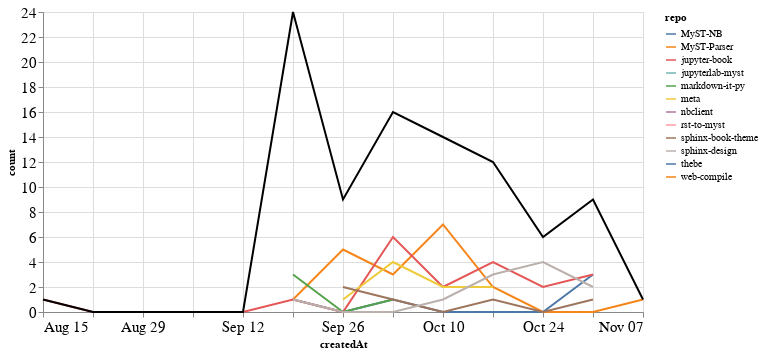

Notebook code cell kept with this figure:
### Markdown cell above
### Comments

### Code cell
comments_time = comments.groupby('repo').resample('W', on='createdAt').count()['author'].reset_index()
comments_time = comments_time.rename(columns={'author': 'count'})
comments_time_total = comments_time.groupby('createdAt').agg({"count": "sum"}).reset_index()
ch1 = alt.Chart(comments_time, width=600).mark_line().encode(
    x='createdAt',
    y='count',
    color='repo',
    tooltip="repo"
)

ch2 = alt.Chart(comments_time_total, width=600).mark_line(color="black").encode(
    x='createdAt',
    y='count',
)

ch1 + ch2

### Figure 1 — Vega-Lite specification as saved in the notebook (floating-point values rounded to 4 significant figures)
{"config": {"axisLeft": {"labelFontSize": 15}, "axisBottom": {"labelFontSize": 15}}, "layer": [{"data": {"name": "data-7effea139321ee0447ae2506842f845d"}, "mark": "line", "encoding": {"color": {"type": "nominal", "field": "repo"}, "tooltip": {"type": "nominal", "field": "repo"}, "x": {"type": "temporal", "field": "createdAt"}, "y": {"type": "quantitative", "field": "count"}}, "width": 600}, {"data": {"name": "data-b87269f6fa457ebdddb38b71904671ff"}, "mark": {"type": "line", "color": "black"}, "encoding": {"x": {"type": "temporal", "field": "createdAt"}, "y": {"type": "quantitative", "field": "count"}}, "width": 600}], "$schema": "https://vega.github.io/schema/vega-lite/v4.8.1.json", "datasets": {"data-7effea139321ee0447ae2506842f845d": [{"repo": "MyST-NB", "createdAt": "2021-09-19T00:00:00", "count": 1}, {"repo": "MyST-NB", "createdAt": "2021-09-26T00:00:00", "count": 0}, {"repo": "MyST-NB", "createdAt": "2021-10-03T00:00:00", "count": 1}, {"repo": "MyST-NB", "createdAt": "2021-10-10T00:00:00", "count": 0}, {"repo": "MyST-NB", "createdAt": "2021-10-17T00:00:00", "count": 0}, {"repo": "MyST-NB", "createdAt": "2021-10-24T00:00:00", "count": 0}, {"repo": "MyST-NB", "createdAt": "2021-10-31T00:00:00", "count": 3}, {"repo": "MyST-Parser", "createdAt": "2021-09-19T00:00:00", "count": 1}, {"repo": "MyST-Parser", "createdAt": "2021-09-26T00:00:00", "count": 5}, {"repo": "MyST-Parser", "createdAt": "2021-10-03T00:00:00", "count": 3}, {"repo": "MyST-Parser", "createdAt": "2021-10-10T00:00:00", "count": 7}, {"repo": "MyST-Parser", "createdAt": "2021-10-17T00:00:00", "count": 2}, {"repo": "MyST-Parser", "createdAt": "2021-10-24T00:00:00", "count": 0}, {"repo": "MyST-Parser", "createdAt": "2021-10-31T00:00:00", "count": 0}, {"repo": "MyST-Parser", "createdAt": "2021-11-07T00:00:00", "count": 1}, {"repo": "jupyter-book", "createdAt": "2021-08-15T00:00:00", "count": 1}, {"repo": "jupyter-book", "createdAt": "2021-08-22T00:00:00", "count": 0}, {"repo": "jupyter-book", "createdAt": "2021-08-29T00:00:00", "count": 0}, {"repo": "jupyter-book", "createdAt": "2021-09-05T00:00:00", "count": 0}, {"repo": "jupyter-book", "createdAt": "2021-09-12T00:00:00", "count": 0}, {"repo": "jupyter-book", "createdAt": "2021-09-19T00:00:00", "count": 1}, {"repo": "jupyter-book", "createdAt": "2021-09-26T00:00:00", "count": 0}, {"repo": "jupyter-book", "createdAt": "2021-10-03T00:00:00", "count": 6}, {"repo": "jupyter-book", "createdAt": "2021-10-10T00:00:00", "count": 2}, {"repo": "jupyter-book", "createdAt": "2021-10-17T00:00:00", "count": 4}, {"repo": "jupyter-book", "createdAt": "2021-10-24T00:00:00", "count": 2}, {"repo": "jupyter-book", "createdAt": "2021-10-31T00:00:00", "count": 3}, {"repo": "jupyterlab-myst", "createdAt": "2021-09-19T00:00:00", "count": 7}, {"repo": "markdown-it-py", "createdAt": "2021-09-19T00:00:00", "count": 3}, {"repo": "markdown-it-py", "createdAt": "2021-09-26T00:00:00", "count": 0}, {"repo": "markdown-it-py", "createdAt": "2021-10-03T00:00:00", "count": 1}, {"repo": "meta", "createdAt": "2021-09-26T00:00:00", "count": 1}, {"repo": "meta", "createdAt": "2021-10-03T00:00:00", "count": 4}, {"repo": "meta", "createdAt": "2021-10-10T00:00:00", "count": 2}, {"repo": "meta", "createdAt": "2021-10-17T00:00:00", "count": 2}, {"repo": "nbclient", "createdAt": "2021-09-19T00:00:00", "count": 7}, {"repo": "rst-to-myst", "createdAt": "2021-09-19T00:00:00", "count": 3}, {"repo": "sphinx-book-theme", "createdAt": "2021-09-26T00:00:00", "count": 2}, {"repo": "sphinx-book-theme", "createdAt": "2021-10-03T00:00:00", "count": 1}, {"repo": "sphinx-book-theme", "createdAt": "2021-10-10T00:00:00", "count": 0}, {"repo": "sphinx-book-theme", "createdAt": "2021-10-17T00:00:00", "count": 1}, {"repo": "sphinx-book-theme", "createdAt": "2021-10-24T00:00:00", "count": 0}, {"repo": "sphinx-book-theme", "createdAt": "2021-10-31T00:00:00", "count": 1}, {"repo": "sphinx-design", "createdAt": "2021-09-19T00:00:00", "count": 1}, {"repo": "sphinx-design", "createdAt": "2021-09-26T00:00:00", "count": 0}, {"repo": "sphinx-design", "createdAt": "2021-10-03T00:00:00", "count": 0}, {"repo": "sphinx-design", "createdAt": "2021-10-10T00:00:00", "count": 1}, {"repo": "sphinx-design", "createdAt": "2021-10-17T00:00:00", "count": 3}, {"repo": "sphinx-design", "createdAt": "2021-10-24T00:00:00", "count": 4}, {"repo": "sphinx-design", "createdAt": "2021-10-31T00:00:00", "count": 2}, {"repo": "thebe", "createdAt": "2021-10-10T00:00:00", "count": 2}, {"repo": "web-compile", "createdAt": "2021-09-26T00:00:00", "count": 1}], "data-b87269f6fa457ebdddb38b71904671ff": [{"createdAt": "2021-08-15T00:00:00", "count": 1}, {"createdAt": "2021-08-22T00:00:00", "count": 0}, {"createdAt": "2021-08-29T00:00:00", "count": 0}, {"createdAt": "2021-09-05T00:00:00", "count": 0}, {"createdAt": "2021-09-12T00:00:00", "count": 0}, {"createdAt": "2021-09-19T00:00:00", "count": 24}, {"createdAt": "2021-09-26T00:00:00", "count": 9}, {"createdAt": "2021-10-03T00:00:00", "count": 16}, {"createdAt": "2021-10-10T00:00:00", "count": 14}, {"createdAt": "2021-10-17T00:00:00", "count": 12}, {"createdAt": "2021-10-24T00:00:00", "count": 6}, {"createdAt": "2021-10-31T00:00:00", "count": 9}, {"createdAt": "2021-11-07T00:00:00", "count": 1}]}}
